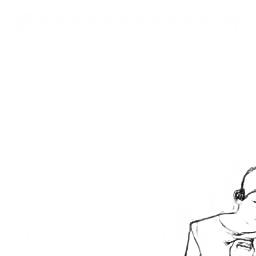
#> input picture 512_use/cartoon_output/cartoon_part_1.jpg, 256 x 256 px
$ python combine.py
#> lines starting #> are read from the running program, lines starting #| are printed output that depends on the picture
from PIL import Image
import os

def stitch_2x2_to_512(input_dir, output_filename="stitched_cartoon_512x512.jpg"):
    """
    ต่อรูปภาพขนาด 256x256 จำนวน 4 รูป (2x2) ให้เป็นรูปเดียวขนาด 512x512
    """
#> called with input_dir = 'cartoon_output', output_filename = 'reconstructed_cartoon_final.jpg'

    TILE_SIZE = 256
    FINAL_SIZE = 512

    # 1. สร้างรูปภาพเปล่าขนาดสุดท้าย
    # 'RGB' คือโหมดสีมาตรฐาน, (FINAL_SIZE, FINAL_SIZE) คือขนาด (512, 512)
    final_img = Image.new('RGB', (FINAL_SIZE, FINAL_SIZE))
#> final_img: PIL image 512x512 RGB; every value is 0

    # 2. กำหนดชื่อไฟล์รูปย่อยและตำแหน่งสำหรับวาง (Paste Position)
    # เราจะใช้โครงสร้างตาราง 2x2: (แถว, คอลัมน์) -> (ชื่อไฟล์, พิกัด x, พิกัด y)

    # พิกัด x และ y สำหรับ 4 ตำแหน่ง: (0, 0), (256, 0), (0, 256), (256, 256)
    tile_data = [
        # ตำแหน่งบนซ้าย (r=0, c=0)
        {"filename": "cartoon_part_1.jpg", "x": 0, "y": 0},
        # ตำแหน่งบนขวา (r=0, c=1)
        {"filename": "cartoon_part_2.jpg", "x": TILE_SIZE, "y": 0},
        # ตำแหน่งล่างซ้าย (r=1, c=0)
        {"filename": "cartoon_part_3.jpg", "x": 0, "y": TILE_SIZE},
        # ตำแหน่งล่างขวา (r=1, c=1)
        {"filename": "cartoon_part_4.jpg", "x": TILE_SIZE, "y": TILE_SIZE},
    ]

    print(f"กำลังต่อรูปภาพขนาด {TILE_SIZE}x{TILE_SIZE} จำนวน 4 รูป...")

    # 3. วนลูปเพื่อโหลดและวางรูปภาพ
    for i, data in enumerate(tile_data):
        tile_path = os.path.join(input_dir, data["filename"])

        try:
            tile_img = Image.open(tile_path)
#> tile_img is the input picture: PIL image 256x256 RGB; min 1, max 255, mean 253.2
        except FileNotFoundError:
            print(f"❗ คำเตือน: ไม่พบไฟล์ {data['filename']} ใน '{input_dir}' ข้ามไป.")
            continue

        paste_position = (data["x"], data["y"])

        # วางรูปภาพย่อยลงบนรูปภาพหลักที่ตำแหน่งที่กำหนด
        final_img.paste(tile_img, paste_position)
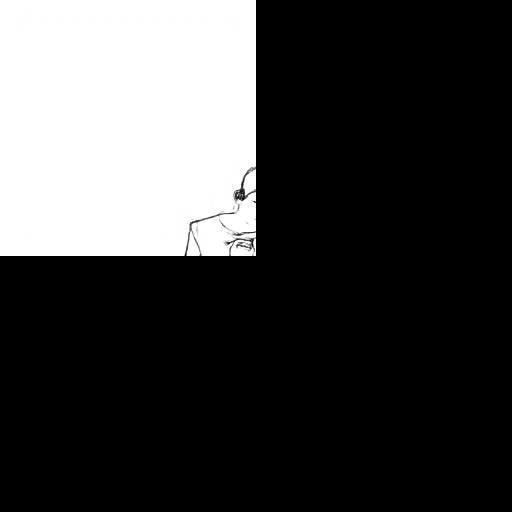
#> final_img: PIL image 512x512 RGB; min 0, max 255, mean 63.3

        print(f"  > วางส่วนที่ {i+1} ({data['filename']}) ที่ตำแหน่ง {paste_position}")
#> pass 2 of the loop in stitch_2x2_to_512, `for i, data in enumerate(tile_data):`:
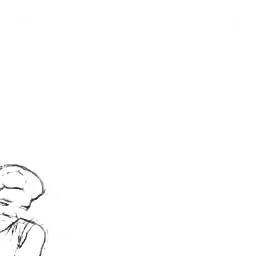
#> input picture 512_use/cartoon_output/cartoon_part_2.jpg, 256 x 256 px
#> in stitch_2x2_to_512, tile_img is the input picture: PIL image 256x256 RGB; min 25, max 255, mean 253.4
#> in stitch_2x2_to_512, `final_img.paste(tile_img, paste_position)`:
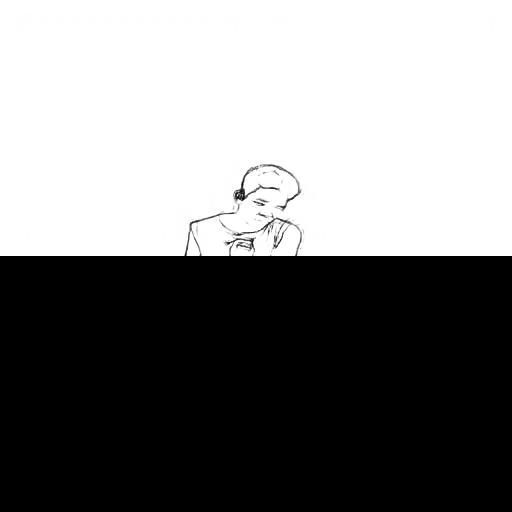
#> final_img: PIL image 512x512 RGB; min 0, max 255, mean 126.7
#> pass 3 of the loop in stitch_2x2_to_512, `for i, data in enumerate(tile_data):`:
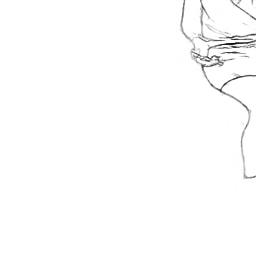
#> input picture 512_use/cartoon_output/cartoon_part_3.jpg, 256 x 256 px
#> in stitch_2x2_to_512, tile_img is the input picture: PIL image 256x256 RGB; min 0, max 255, mean 252.5
#> in stitch_2x2_to_512, `final_img.paste(tile_img, paste_position)`:
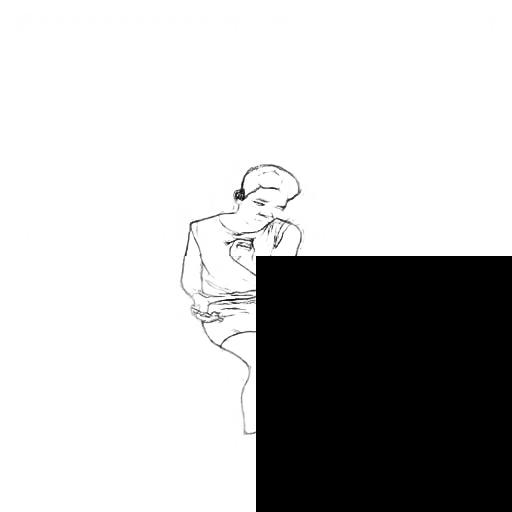
#> final_img: PIL image 512x512 RGB; min 0, max 255, mean 189.8
#> the loop made 4 passes; the first 3 are shown

    # 4. บันทึกรูปภาพที่ต่อสมบูรณ์แล้ว
    final_img.save(output_filename)
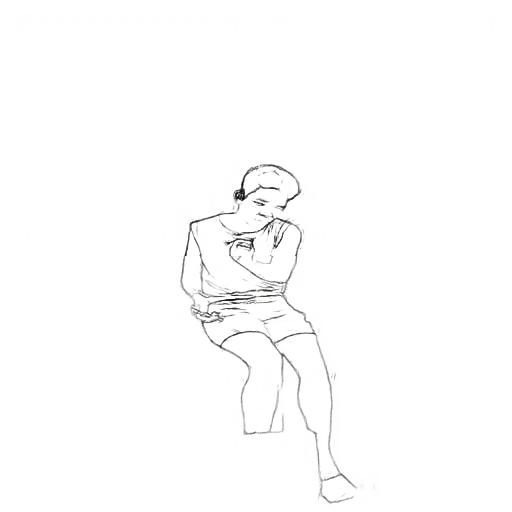
#> saved as reconstructed_cartoon_final.jpg: PIL image 512x512 RGB; mean R, G, B 252.9, 252.9, 252.9

    print(f"\n✅ การต่อรูปภาพเสร็จสมบูรณ์! บันทึกเป็น '{output_filename}'")

# --- ตัวอย่างการเรียกใช้ฟังก์ชัน ---
if __name__ == '__main__':
    # กำหนดโฟลเดอร์ที่มีรูปภาพการ์ตูน 256x256 อยู่
    input_folder = "cartoon_output"

    # กำหนดชื่อไฟล์ผลลัพธ์
    output_name = "reconstructed_cartoon_final.jpg"

    stitch_2x2_to_512(input_folder, output_name)
